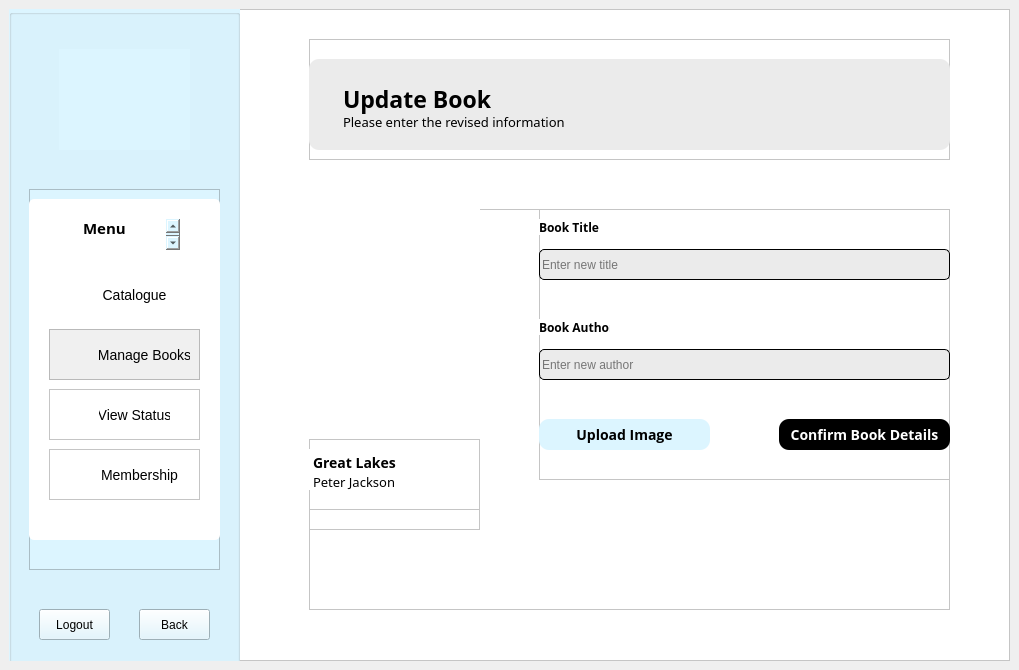
<?xml version="1.0" encoding="UTF-8"?>
<ui version="4.0">
 <class>AdminEnterBookUpdate</class>
 <widget class="QMainWindow" name="AdminEnterBookUpdate">
  <property name="geometry">
   <rect>
    <x>0</x>
    <y>0</y>
    <width>1019</width>
    <height>670</height>
   </rect>
  </property>
  <property name="windowTitle">
   <string>MainWindow</string>
  </property>
  <widget class="QWidget" name="centralwidget">
   <layout class="QVBoxLayout" name="verticalLayout">
    <item>
     <widget class="QFrame" name="frame">
      <property name="styleSheet">
       <string notr="true">background: white;</string>
      </property>
      <property name="frameShape">
       <enum>QFrame::StyledPanel</enum>
      </property>
      <property name="frameShadow">
       <enum>QFrame::Raised</enum>
      </property>
      <widget class="QGroupBox" name="menuPanel">
       <property name="geometry">
        <rect>
         <x>0</x>
         <y>0</y>
         <width>231</width>
         <height>671</height>
        </rect>
       </property>
       <property name="styleSheet">
        <string notr="true">background: rgb(220, 245, 255);</string>
       </property>
       <property name="title">
        <string/>
       </property>
       <widget class="QLabel" name="logo">
        <property name="geometry">
         <rect>
          <x>50</x>
          <y>40</y>
          <width>131</width>
          <height>101</height>
         </rect>
        </property>
        <property name="text">
         <string/>
        </property>
        <property name="pixmap">
         <pixmap resource="Resources.qrc">:/images/logo.png</pixmap>
        </property>
        <property name="scaledContents">
         <bool>true</bool>
        </property>
       </widget>
       <widget class="QFrame" name="menu">
        <property name="geometry">
         <rect>
          <x>20</x>
          <y>180</y>
          <width>191</width>
          <height>381</height>
         </rect>
        </property>
        <property name="frameShape">
         <enum>QFrame::StyledPanel</enum>
        </property>
        <property name="frameShadow">
         <enum>QFrame::Raised</enum>
        </property>
        <widget class="QListWidget" name="listWidget_2">
         <property name="geometry">
          <rect>
           <x>0</x>
           <y>10</y>
           <width>191</width>
           <height>341</height>
          </rect>
         </property>
         <property name="styleSheet">
          <string notr="true">background: white;
border-radius: 5px;</string>
         </property>
         <property name="frameShadow">
          <enum>QFrame::Raised</enum>
         </property>
        </widget>
        <widget class="QPlainTextEdit" name="plainTextEdit_6">
         <property name="geometry">
          <rect>
           <x>50</x>
           <y>30</y>
           <width>101</width>
           <height>31</height>
          </rect>
         </property>
         <property name="styleSheet">
          <string notr="true">font-family: Baloo 2;
font-weight: bold;
background: white;
font-size: 15px;
</string>
         </property>
         <property name="frameShape">
          <enum>QFrame::NoFrame</enum>
         </property>
         <property name="frameShadow">
          <enum>QFrame::Plain</enum>
         </property>
         <property name="plainText">
          <string>Admin Menu</string>
         </property>
         <property name="backgroundVisible">
          <bool>false</bool>
         </property>
        </widget>
        <widget class="QFrame" name="catalogue_1">
         <property name="geometry">
          <rect>
           <x>20</x>
           <y>80</y>
           <width>151</width>
           <height>51</height>
          </rect>
         </property>
         <property name="styleSheet">
          <string notr="true">background: white;
border-radius: 5px;</string>
         </property>
         <property name="frameShape">
          <enum>QFrame::StyledPanel</enum>
         </property>
         <property name="frameShadow">
          <enum>QFrame::Raised</enum>
         </property>
         <widget class="QLabel" name="label_5">
          <property name="geometry">
           <rect>
            <x>10</x>
            <y>10</y>
            <width>31</width>
            <height>31</height>
           </rect>
          </property>
          <property name="text">
           <string/>
          </property>
          <property name="pixmap">
           <pixmap resource="Resources.qrc">:/images/Icons/books.png</pixmap>
          </property>
          <property name="scaledContents">
           <bool>true</bool>
          </property>
         </widget>
         <widget class="QPushButton" name="catalogue">
          <property name="geometry">
           <rect>
            <x>50</x>
            <y>10</y>
            <width>71</width>
            <height>31</height>
           </rect>
          </property>
          <property name="styleSheet">
           <string notr="true">QPushButton {
background: transparent;
font-size: 14px;
border: none;
}

QPushButton:hover {
	color: rgb(124, 204, 241);
}</string>
          </property>
          <property name="text">
           <string>Catalogue</string>
          </property>
          <property name="autoDefault">
           <bool>false</bool>
          </property>
         </widget>
        </widget>
        <widget class="QFrame" name="manageBooks_1">
         <property name="geometry">
          <rect>
           <x>20</x>
           <y>140</y>
           <width>151</width>
           <height>51</height>
          </rect>
         </property>
         <property name="styleSheet">
          <string notr="true">background: rgb(240, 240, 240);</string>
         </property>
         <property name="frameShape">
          <enum>QFrame::StyledPanel</enum>
         </property>
         <property name="frameShadow">
          <enum>QFrame::Raised</enum>
         </property>
         <widget class="QLabel" name="label_6">
          <property name="geometry">
           <rect>
            <x>10</x>
            <y>10</y>
            <width>31</width>
            <height>31</height>
           </rect>
          </property>
          <property name="text">
           <string/>
          </property>
          <property name="pixmap">
           <pixmap resource="Resources.qrc">:/images/Icons/book.png</pixmap>
          </property>
          <property name="scaledContents">
           <bool>true</bool>
          </property>
         </widget>
         <widget class="QPushButton" name="manageBooks">
          <property name="geometry">
           <rect>
            <x>50</x>
            <y>10</y>
            <width>91</width>
            <height>31</height>
           </rect>
          </property>
          <property name="styleSheet">
           <string notr="true">QPushButton {
background: transparent;
font-size: 14px;
border: none;
}

QPushButton:hover {
	color: rgb(124, 204, 241);
}</string>
          </property>
          <property name="text">
           <string>Manage Books</string>
          </property>
         </widget>
        </widget>
        <widget class="QFrame" name="status_1">
         <property name="geometry">
          <rect>
           <x>20</x>
           <y>200</y>
           <width>151</width>
           <height>51</height>
          </rect>
         </property>
         <property name="styleSheet">
          <string notr="true">background: white;</string>
         </property>
         <property name="frameShape">
          <enum>QFrame::StyledPanel</enum>
         </property>
         <property name="frameShadow">
          <enum>QFrame::Raised</enum>
         </property>
         <widget class="QLabel" name="label_7">
          <property name="geometry">
           <rect>
            <x>10</x>
            <y>10</y>
            <width>31</width>
            <height>31</height>
           </rect>
          </property>
          <property name="text">
           <string/>
          </property>
          <property name="pixmap">
           <pixmap resource="Resources.qrc">:/images/Icons/status.png</pixmap>
          </property>
          <property name="scaledContents">
           <bool>true</bool>
          </property>
         </widget>
         <widget class="QPushButton" name="status">
          <property name="geometry">
           <rect>
            <x>50</x>
            <y>10</y>
            <width>71</width>
            <height>31</height>
           </rect>
          </property>
          <property name="styleSheet">
           <string notr="true">QPushButton {
background: transparent;
font-size: 14px;
border: none;
}

QPushButton:hover {
	color: rgb(124, 204, 241);
}</string>
          </property>
          <property name="text">
           <string>View Status</string>
          </property>
         </widget>
        </widget>
        <widget class="QFrame" name="membership_1">
         <property name="geometry">
          <rect>
           <x>20</x>
           <y>260</y>
           <width>151</width>
           <height>51</height>
          </rect>
         </property>
         <property name="styleSheet">
          <string notr="true">background: white;</string>
         </property>
         <property name="frameShape">
          <enum>QFrame::StyledPanel</enum>
         </property>
         <property name="frameShadow">
          <enum>QFrame::Raised</enum>
         </property>
         <widget class="QLabel" name="label_8">
          <property name="geometry">
           <rect>
            <x>10</x>
            <y>10</y>
            <width>31</width>
            <height>31</height>
           </rect>
          </property>
          <property name="text">
           <string/>
          </property>
          <property name="pixmap">
           <pixmap resource="Resources.qrc">:/images/Icons/user.png</pixmap>
          </property>
          <property name="scaledContents">
           <bool>true</bool>
          </property>
         </widget>
         <widget class="QPushButton" name="membership">
          <property name="geometry">
           <rect>
            <x>50</x>
            <y>10</y>
            <width>81</width>
            <height>31</height>
           </rect>
          </property>
          <property name="styleSheet">
           <string notr="true">QPushButton {
background: transparent;
font-size: 14px;
border: none;
}

QPushButton:hover {
	color: rgb(124, 204, 241);
}</string>
          </property>
          <property name="text">
           <string>Membership</string>
          </property>
         </widget>
        </widget>
       </widget>
       <widget class="QPushButton" name="pushButton_2">
        <property name="geometry">
         <rect>
          <x>30</x>
          <y>600</y>
          <width>71</width>
          <height>31</height>
         </rect>
        </property>
        <property name="styleSheet">
         <string notr="true">QPushButton:hover {
	color: rgb(106, 146, 255);
}</string>
        </property>
        <property name="text">
         <string>Logout</string>
        </property>
       </widget>
       <widget class="QPushButton" name="back">
        <property name="geometry">
         <rect>
          <x>130</x>
          <y>600</y>
          <width>71</width>
          <height>31</height>
         </rect>
        </property>
        <property name="styleSheet">
         <string notr="true">/*QPushButton {
background: white;
}*/

QPushButton:hover {
	color: rgb(106, 146, 255);
}</string>
        </property>
        <property name="text">
         <string>Back</string>
        </property>
        <property name="icon">
         <iconset theme="go-previous">
          <normaloff>.</normaloff>.</iconset>
        </property>
       </widget>
      </widget>
      <widget class="QFrame" name="heading_3">
       <property name="geometry">
        <rect>
         <x>300</x>
         <y>30</y>
         <width>641</width>
         <height>121</height>
        </rect>
       </property>
       <property name="frameShape">
        <enum>QFrame::StyledPanel</enum>
       </property>
       <property name="frameShadow">
        <enum>QFrame::Raised</enum>
       </property>
       <widget class="QPlainTextEdit" name="plainTextEdit_9">
        <property name="geometry">
         <rect>
          <x>0</x>
          <y>20</y>
          <width>641</width>
          <height>91</height>
         </rect>
        </property>
        <property name="styleSheet">
         <string notr="true">background: rgb(235, 235, 235);
border-radius: 10px;</string>
        </property>
        <property name="frameShadow">
         <enum>QFrame::Raised</enum>
        </property>
        <property name="plainText">
         <string/>
        </property>
       </widget>
       <widget class="QPlainTextEdit" name="plainTextEdit_10">
        <property name="geometry">
         <rect>
          <x>30</x>
          <y>40</y>
          <width>231</width>
          <height>41</height>
         </rect>
        </property>
        <property name="styleSheet">
         <string notr="true">font-family: Baloo 2;
font-weight: bold;
font-size: 23px;
background: transparent;</string>
        </property>
        <property name="frameShape">
         <enum>QFrame::NoFrame</enum>
        </property>
        <property name="plainText">
         <string>Update Book</string>
        </property>
       </widget>
       <widget class="QPlainTextEdit" name="plainTextEdit_11">
        <property name="geometry">
         <rect>
          <x>30</x>
          <y>70</y>
          <width>411</width>
          <height>31</height>
         </rect>
        </property>
        <property name="styleSheet">
         <string notr="true">background: transparent;
font-family: Baloo 2;
font-size: 13px;</string>
        </property>
        <property name="frameShape">
         <enum>QFrame::NoFrame</enum>
        </property>
        <property name="plainText">
         <string>Please enter the revised information</string>
        </property>
       </widget>
      </widget>
      <widget class="QFrame" name="frame_9">
       <property name="geometry">
        <rect>
         <x>300</x>
         <y>200</y>
         <width>641</width>
         <height>401</height>
        </rect>
       </property>
       <property name="frameShape">
        <enum>QFrame::StyledPanel</enum>
       </property>
       <property name="frameShadow">
        <enum>QFrame::Raised</enum>
       </property>
       <widget class="QFrame" name="frame_2">
        <property name="geometry">
         <rect>
          <x>230</x>
          <y>0</y>
          <width>411</width>
          <height>271</height>
         </rect>
        </property>
        <property name="frameShape">
         <enum>QFrame::StyledPanel</enum>
        </property>
        <property name="frameShadow">
         <enum>QFrame::Raised</enum>
        </property>
        <widget class="QPushButton" name="image_2">
         <property name="geometry">
          <rect>
           <x>0</x>
           <y>210</y>
           <width>171</width>
           <height>31</height>
          </rect>
         </property>
         <property name="contextMenuPolicy">
          <enum>Qt::NoContextMenu</enum>
         </property>
         <property name="styleSheet">
          <string notr="true">QPushButton {
font-size: 14px;
border-radius: 10px;
background: rgb(220, 245, 255);
font-family: open sans;
color: black;
font-weight: bold;
}

QPushButton:hover {
	color: rgb(106, 146, 255);
}</string>
         </property>
         <property name="text">
          <string>Upload Image</string>
         </property>
         <property name="autoDefault">
          <bool>false</bool>
         </property>
        </widget>
        <widget class="QLabel" name="label_4">
         <property name="geometry">
          <rect>
           <x>0</x>
           <y>10</y>
           <width>71</width>
           <height>16</height>
          </rect>
         </property>
         <property name="styleSheet">
          <string notr="true">font-family: Baloo 2;
font-weight: bold;</string>
         </property>
         <property name="text">
          <string>Book Title</string>
         </property>
        </widget>
        <widget class="QLineEdit" name="lineEdit_author_2">
         <property name="geometry">
          <rect>
           <x>0</x>
           <y>140</y>
           <width>411</width>
           <height>31</height>
          </rect>
         </property>
         <property name="styleSheet">
          <string notr="true">border: 0.5px solid black;
border-radius: 5px;
background: rgb(235, 235, 235);</string>
         </property>
         <property name="placeholderText">
          <string>Enter new author</string>
         </property>
        </widget>
        <widget class="QLabel" name="label_13">
         <property name="geometry">
          <rect>
           <x>0</x>
           <y>110</y>
           <width>71</width>
           <height>16</height>
          </rect>
         </property>
         <property name="styleSheet">
          <string notr="true">font-family: Baloo 2;
font-weight: bold;</string>
         </property>
         <property name="text">
          <string>Book Author</string>
         </property>
        </widget>
        <widget class="QLineEdit" name="lineEdit_title">
         <property name="geometry">
          <rect>
           <x>0</x>
           <y>40</y>
           <width>411</width>
           <height>31</height>
          </rect>
         </property>
         <property name="styleSheet">
          <string notr="true">border: 0.5px solid black;
border-radius: 5px;
background: rgb(235, 235, 235);</string>
         </property>
         <property name="placeholderText">
          <string>Enter new title</string>
         </property>
        </widget>
        <widget class="QPushButton" name="confirm_2">
         <property name="geometry">
          <rect>
           <x>240</x>
           <y>210</y>
           <width>171</width>
           <height>31</height>
          </rect>
         </property>
         <property name="styleSheet">
          <string notr="true">QPushButton {
font-size: 14px;
border-radius: 10px;
background: black;
font-family: open sans;
color: white;
font-weight: bold;
}

QPushButton:hover {
	color: rgb(106, 146, 255);
}</string>
         </property>
         <property name="text">
          <string>Confirm Book Details</string>
         </property>
        </widget>
       </widget>
       <widget class="QFrame" name="frame_73">
        <property name="geometry">
         <rect>
          <x>0</x>
          <y>0</y>
          <width>171</width>
          <height>321</height>
         </rect>
        </property>
        <property name="frameShape">
         <enum>QFrame::StyledPanel</enum>
        </property>
        <property name="frameShadow">
         <enum>QFrame::Raised</enum>
        </property>
        <widget class="QLabel" name="label_42">
         <property name="geometry">
          <rect>
           <x>0</x>
           <y>0</y>
           <width>171</width>
           <height>231</height>
          </rect>
         </property>
         <property name="text">
          <string/>
         </property>
         <property name="pixmap">
          <pixmap resource="Resources.qrc">:/images/book-covers/book14.png</pixmap>
         </property>
         <property name="scaledContents">
          <bool>true</bool>
         </property>
        </widget>
        <widget class="QFrame" name="frame_74">
         <property name="geometry">
          <rect>
           <x>0</x>
           <y>230</y>
           <width>171</width>
           <height>71</height>
          </rect>
         </property>
         <property name="frameShape">
          <enum>QFrame::StyledPanel</enum>
         </property>
         <property name="frameShadow">
          <enum>QFrame::Raised</enum>
         </property>
         <widget class="QPlainTextEdit" name="plainTextEdit_79">
          <property name="geometry">
           <rect>
            <x>0</x>
            <y>10</y>
            <width>101</width>
            <height>21</height>
           </rect>
          </property>
          <property name="styleSheet">
           <string notr="true">font-weight: bold;
font-family: Baloo 2;
background: white;
font-size: 14px;</string>
          </property>
          <property name="frameShape">
           <enum>QFrame::NoFrame</enum>
          </property>
          <property name="verticalScrollBarPolicy">
           <enum>Qt::ScrollBarAlwaysOff</enum>
          </property>
          <property name="tabChangesFocus">
           <bool>false</bool>
          </property>
          <property name="lineWrapMode">
           <enum>QPlainTextEdit::WidgetWidth</enum>
          </property>
          <property name="plainText">
           <string>Great Lakes</string>
          </property>
          <property name="textInteractionFlags">
           <set>Qt::TextSelectableByKeyboard|Qt::TextSelectableByMouse</set>
          </property>
         </widget>
         <widget class="QPlainTextEdit" name="plainTextEdit_80">
          <property name="geometry">
           <rect>
            <x>0</x>
            <y>30</y>
            <width>91</width>
            <height>21</height>
           </rect>
          </property>
          <property name="styleSheet">
           <string notr="true">font-family: Baloo 2;
background: white;
font-size: 13px;</string>
          </property>
          <property name="frameShape">
           <enum>QFrame::NoFrame</enum>
          </property>
          <property name="verticalScrollBarPolicy">
           <enum>Qt::ScrollBarAlwaysOff</enum>
          </property>
          <property name="plainText">
           <string>Peter Jackson</string>
          </property>
         </widget>
        </widget>
       </widget>
      </widget>
     </widget>
    </item>
   </layout>
  </widget>
 </widget>
 <resources>
  <include location="Resources.qrc"/>
 </resources>
 <connections/>
</ui>
